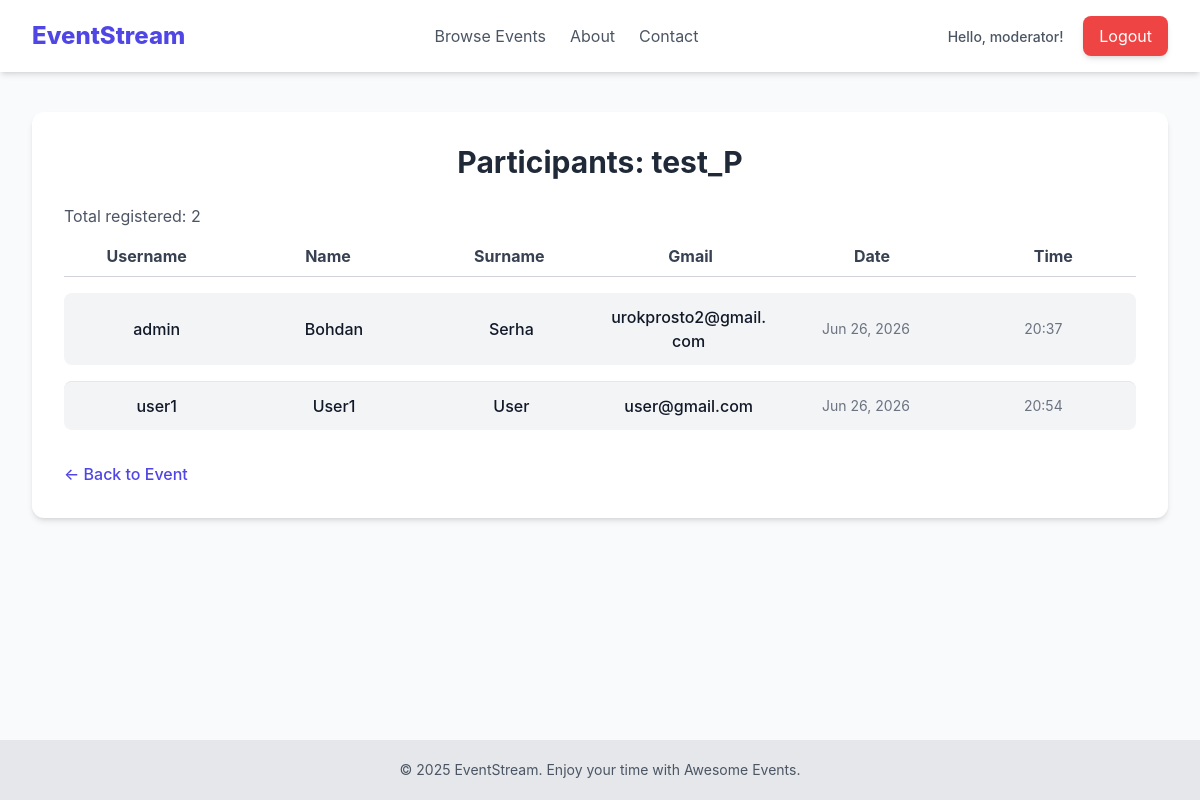
/events/43/info (signed in), run on the app's committed database.
### users/models.py (models this page shows, shortened)
class CustomUser(AbstractUser):
    username = models.CharField(max_length=200, unique=True)
    email = models.EmailField(null=True)
    first_name = models.CharField(max_length=20, blank=True)
    last_name = models.CharField(max_length=20, blank=True)
    subscribed_to_event = models.BooleanField(default=False)
    is_moderator = models.BooleanField(
        default=False,
        help_text='User is moderator or not.'
    )

### events/models.py (models this page shows, shortened)
class Event(models.Model):
    title = models.CharField(max_length=200)
    description = models.TextField()
    location = models.CharField(max_length=255)
    date_time = models.DateTimeField()
    creator = models.ForeignKey(settings.AUTH_USER_MODEL, on_delete=models.CASCADE)
    created_at = models.DateTimeField(auto_now_add=True)
    updated_at = models.DateTimeField(auto_now=True)
    max_attendance = models.IntegerField(default=0, blank=True)

### registrations/models.py (models this page shows, shortened)
class Registration(models.Model):
    user = models.ForeignKey(
        settings.AUTH_USER_MODEL,
        on_delete=models.CASCADE,
        related_name='registrations'
    )
    event = models.ForeignKey(
        Event,
        on_delete=models.CASCADE,
        related_name='attendees'
    )
    registered_at = models.DateTimeField(auto_now_add=True)
    class Meta:
        unique_together = ('user', 'event')
        verbose_name = 'Registration'
        verbose_name_plural = 'Registrations'

### events/views.py (the view)
# urls.py: path('<int:pk>/info', views.ParticipantDetailView.as_view(), name='participants'),
class ParticipantDetailView(LoginRequiredMixin, ModeratorRequiredMixin, DetailView):
    model = Event
    context_object_name = 'event'
    template_name = 'events/event_participants.html'
    def get_context_data(self, **kwargs):
        context = super().get_context_data(**kwargs)
        context['participants'] = self.object.attendees.all()
        return context

### events/views.py (called while the page is built)
    def test_func(self):
        return self.request.user.is_authenticated and self.request.user.is_moderator

### events/templates/events/event_participants.html (shortened to what this page needs)
{% extends "base.html" %}
{% block content %}
<div class="max-w-7xl mx-auto bg-white p-8 rounded-xl shadow-md">
    <h1 class="text-3xl font-bold text-gray-800 mb-6 text-center">Participants: {{ event.title }}</h1>
    {% if event.max_attendance > 0 %}
        <p class="text-gray-600 mb-4">Total registered: {{ participants.count }} / {{ event.max_attendance }}</p>
    {% else %}
    <p class="text-gray-600 mb-4">Total registered: {{ participants.count }} </p>
    {% endif %}
    <div class="grid grid-cols-6 gap-4 pb-2 border-b border-gray-300 font-bold text-gray-700 mb-4">
        <div class="text-center">Username</div>
        <div class="text-center">Name</div>
        <div class="text-center">Surname</div>
        <div class="text-center">Gmail</div>
        <div class="text-center">Date</div>
        <div class="text-center">Time</div>
    </div>
    <ul class="space-y-4 divide-y divide-gray-200 ">
        {% for reg in participants %}
            <li class="grid grid-cols-6 p-3 text-center bg-gray-100 gap-4 items-center rounded-lg ">
                <span class="font-medium text-gray-900 break-all">{{ reg.user.username }}</span>
                <span class="font-medium text-gray-900 break-all">{{ reg.user.first_name }}</span>
                <span class="font-medium text-gray-900 break-all">{{ reg.user.last_name }}</span>
                <span class="font-medium text-gray-900 break-all">{{ reg.user.email }}</span>
                <span class="text-sm text-gray-500">{{ reg.registered_at|date:"M d, Y" }}</span>
                <span class="text-sm text-gray-500">{{ reg.registered_at|time:"H:i" }}</span>
            </li>
        {% empty %}
            <li class="py-4 text-gray-500 italic">No participants yet.</li>
        {% endfor %}
    </ul>
    <div class="mt-8">
        <a href="{% url 'event_detail' event.pk %}" class="text-indigo-600 hover:text-indigo-800 font-medium">
            &larr; Back to Event
        </a>
    </div>
</div>
{% endblock %}

### templates/base.html (shortened to what this page needs)
<!DOCTYPE html>
<html lang="en">
<head>
    <script src="https://cdn.tailwindcss.com"></script>
</head>
<body class="min-h-screen bg-gray-50 text-gray-800 flex flex-col">
    <header class="bg-white shadow-md">
        <nav class="max-w-7xl mx-auto px-4 sm:px-6 lg:px-8 py-4 flex justify-between items-center">
            <a href="{% url 'home' %}" class="text-2xl font-extrabold text-indigo-600 hover:text-indigo-800 transition duration-150">
                EventStream
            </a>
            <div class="hidden md:flex space-x-6">
                <a href="{% url 'event_list' %}" class="text-gray-600 hover:text-indigo-600 transition duration-150">Browse Events</a>
                <a href="{% url 'about' %}" class="text-gray-600 hover:text-indigo-600 transition duration-150">About</a>
                <a href="{% url 'contact' %}" class="text-gray-600 hover:text-indigo-600 transition duration-150">Contact</a>
            </div>
            <div class="space-x-4">
                {% if user.is_authenticated %}
                    <a href="{% url 'profile' %}" class="text-sm font-medium text-gray-600 hover:text-indigo-600">
                        Hello, {{ user.username }}!
                    </a>
                    <form method="post" action="{% url 'logout' %}" class="inline-block">
                        <button type="submit"
                                class="py-2 px-4 bg-red-500 text-white rounded-lg shadow-md hover:bg-red-600 transition duration-150">
                            Logout
                        </button>
                    </form>
                {% endif %}
            </div>
        </nav>
    </header>
    <main class="flex-grow max-w-7xl mx-auto px-4 sm:px-6 lg:px-8 py-10">
        {% block content %}
        {% endblock %}
    </main>
    <footer class="bg-gray-200 text-gray-600 py-5 mt-auto">
        <div class="max-w-7xl mx-auto px-4 sm:px-6 lg:px-8 text-center text-sm">
            &copy; 2025 EventStream. Enjoy your time with Awesome Events.
        </div>
    </footer>
</body>
</html>

### templates/base.html (style rules this page uses)
body { font-family: 'Inter', sans-serif; }

### data on the page
CustomUser: username "moderator"
Event: title "test_P", count "2"
Registration: user.username "admin", user.first_name "Bohdan", user.last_name "Serha", user.email "urokprosto2@gmail.com", registered_at "Jun 26, 2026", registered_at "20:37"
Registration: user.username "user1", user.first_name "User1", user.last_name "User", user.email "user@gmail.com", registered_at "Jun 26, 2026", registered_at "20:54"
